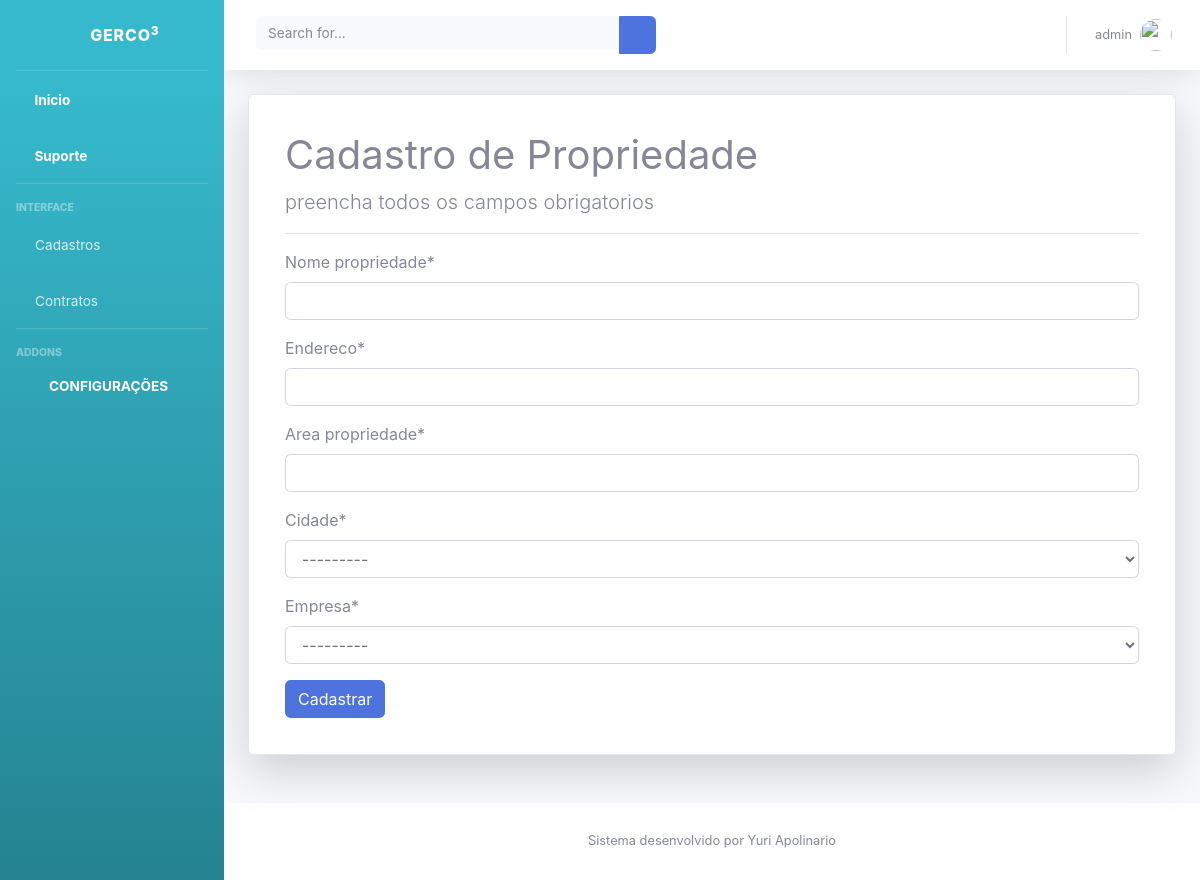
The page /cadastros/propriedade/ (signed in) on the database as committed earlier.
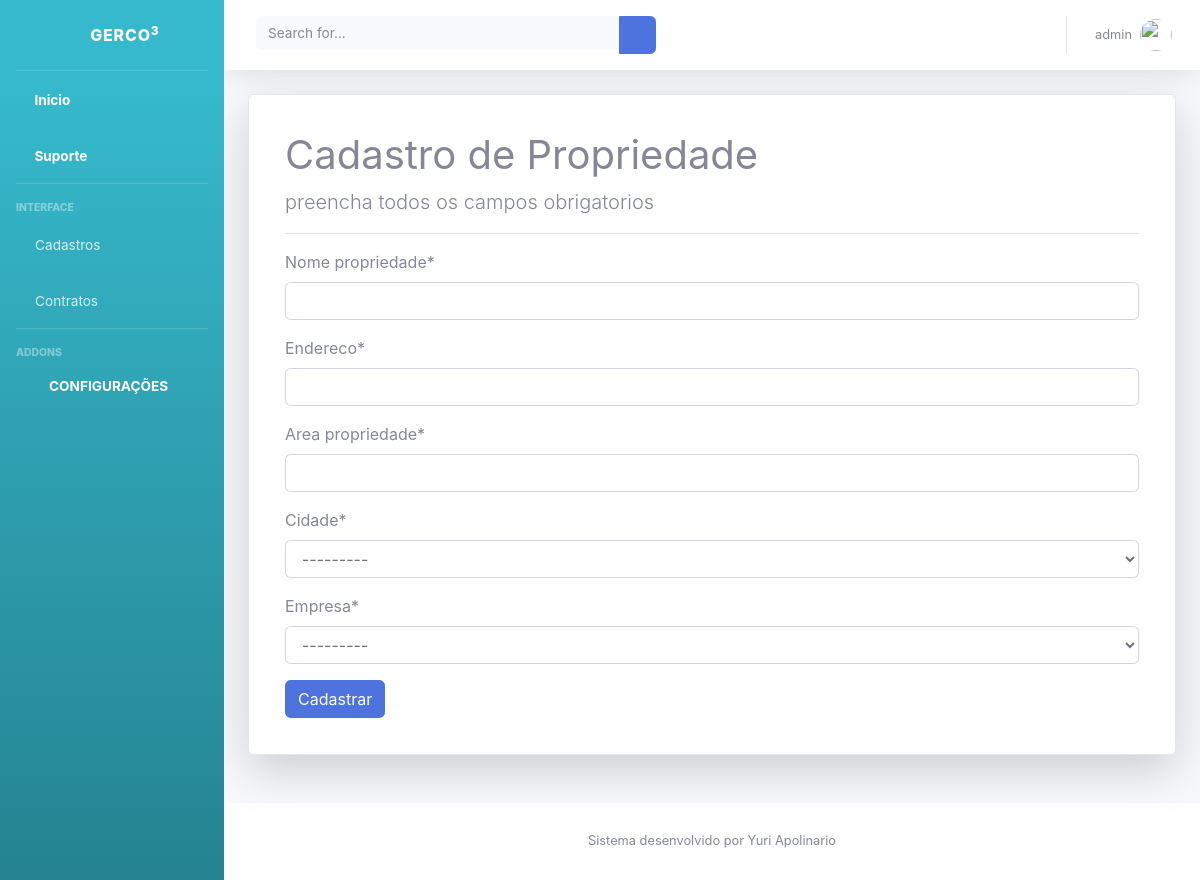
The same page on the database as committed later.
### cadastros/models.py (models this page shows)
class Empresa(models.Model):
    cidade = models.ForeignKey(Cidade, on_delete=models.PROTECT)
    nome_proprietario = models.CharField(max_length=100)
    cpf = models.CharField(max_length=14, unique=True )
    rg = models.CharField(max_length=15, unique=True)
    razao_social = models.CharField(max_length=100)
    cnpj = models.CharField(max_length=18, unique=True, verbose_name="CNPJ")
    inscricao_estadual = models.CharField(max_length=45, verbose_name="Inscrição Estadual")
    endereco = models.CharField(max_length=100)
    def __str__(self):
        return "{} ({})".format(self.nome_proprietario, self.cpf, self.cnpj,
                self.razao_social, self.cnpj, self.inscricao_estadual, self.endereco)

### cadastros/views.py (the view)
# urls.py: path('cadastros/propriedade/', PropriedadeCreate.as_view(), name ="cadastro-propriedade"),
class PropriedadeCreate(LoginRequiredMixin, CreateView):
    model = Propriedade
    fields = ['nome_propriedade', 'endereco', 'area_propriedade', 'cidade', 'empresa']
    template_name = 'cadastros/form.html'
    success_url = reverse_lazy('listar-propriedade')
    def get_context_data(self, *args, **kwargs):
            context = super().get_context_data(*args, **kwargs)
            context['titulo'] = "Cadastro de Propriedade"
            context['botao'] = "Cadastrar"
            context['icone'] = '<i class="fa fa-check" aria-hidden="true"></i>'
            return context

### cadastros/models.py (called while the page is built)
    def __str__(self):
        return self.nome + '/' + self.estado.sigla

### cadastros/templates/cadastros/form.html (shortened to what this page needs)
{% extends 'paginas/modelo.html'%}
{% load static %}
{% load crispy_forms_tags %}
{% block conteudo %}
<div class="container ">
    <div class="card shadow-lg p-3 mb-5 bg-white rounded">
        <div class="card-body">
            <h1>{{ titulo }} </h1>
            <p class="lead">
                preencha todos os campos obrigatorios
            </p>
            <hr>
            <form action="" method="POST">
                {{form|crispy}}
                <button type="submit" class="btn btn-primary"> Cadastrar</button>
            </form>
        </div>
    </div>
</div>
{% endblock %}

Rows that differ between the two databases and show on the page:
added Empresa: cidade "---------"
